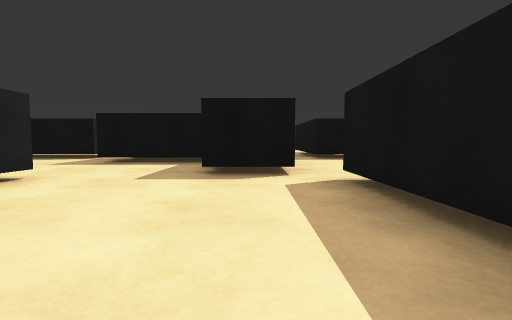
View 1 (above)

22 first-person views from a walk through a 3-D level made in the Unity game engine. The camera is 0.58 m above the floor, tilts 4° down and sees 85° across. The floor is counted in squares, 1 m on a side. Each view is taken from the middle of a square. On the plan, view 1 faces up. The plan holds only what a view shows up to about 9 squares ahead; the rest is blank. The place goes on beyond the plan. The player is left out. Some animated figures are left out.

View 2
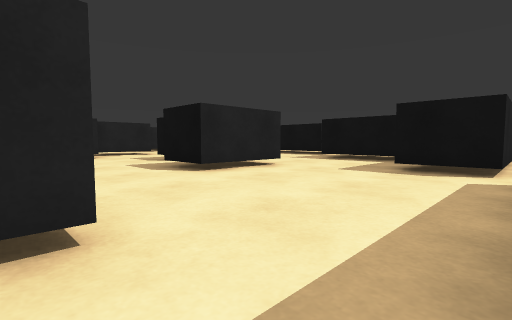

View 3
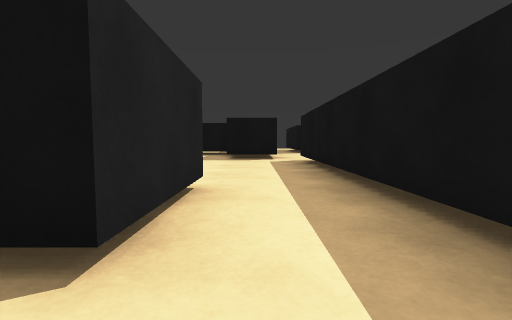

View 4
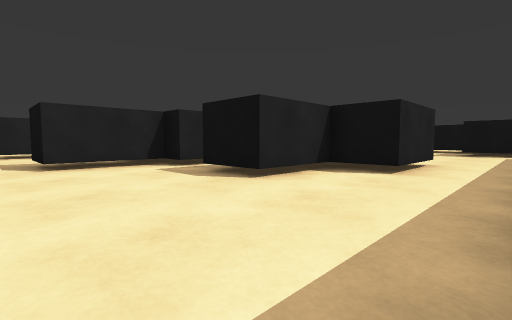

View 5
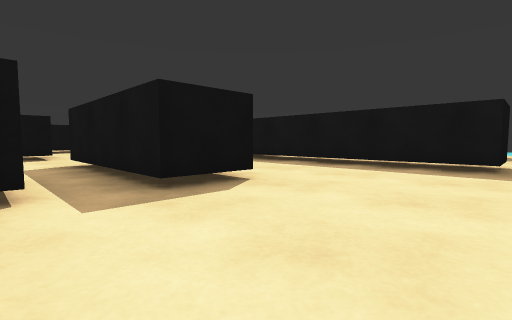

View 6
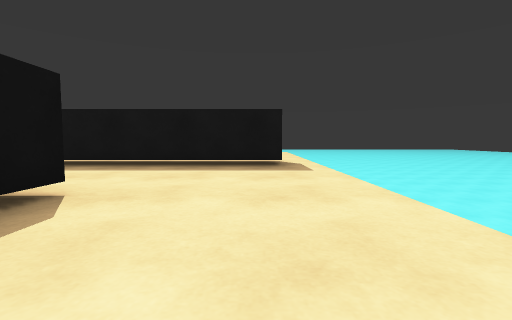

View 7
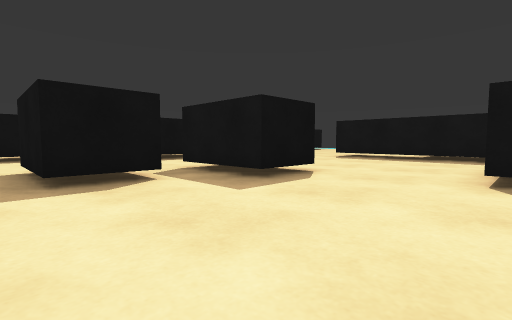

View 8
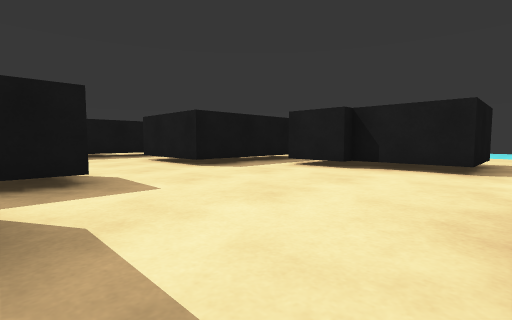

View 9
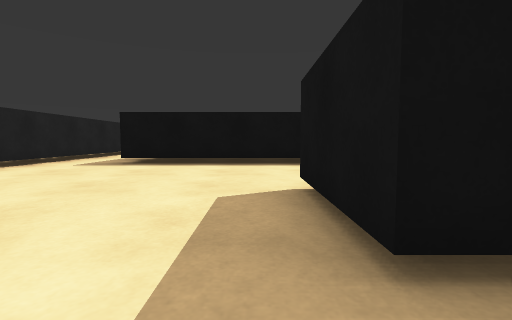

View 10
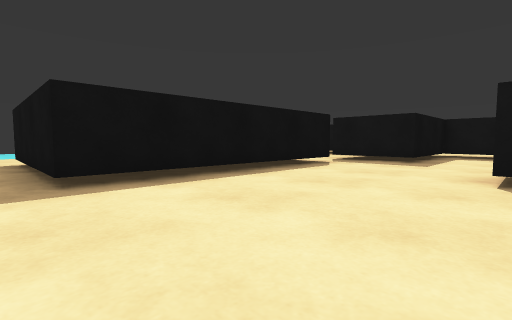

View 11
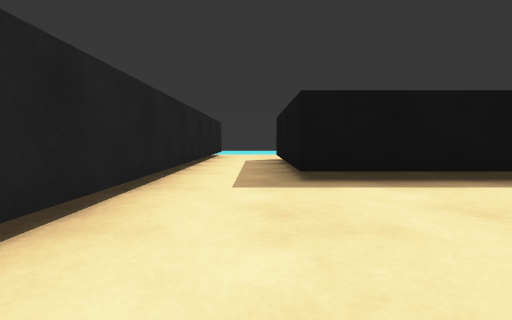

View 12
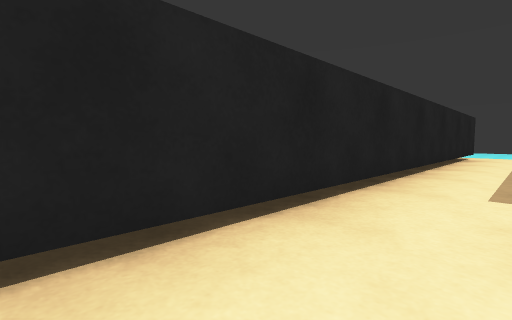

View 13
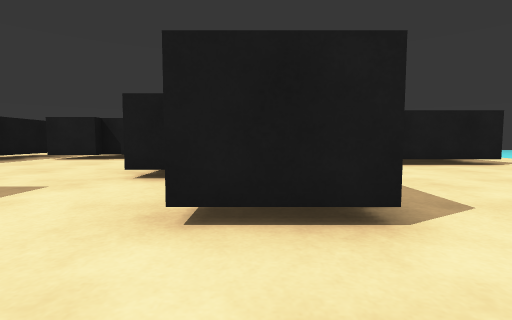

View 14
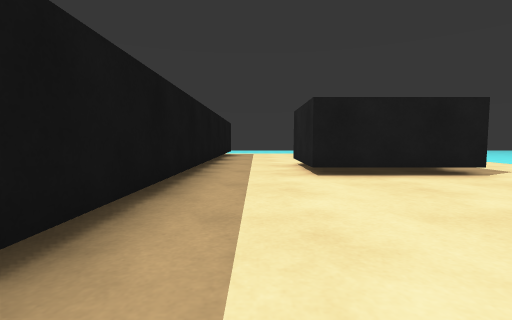

View 15
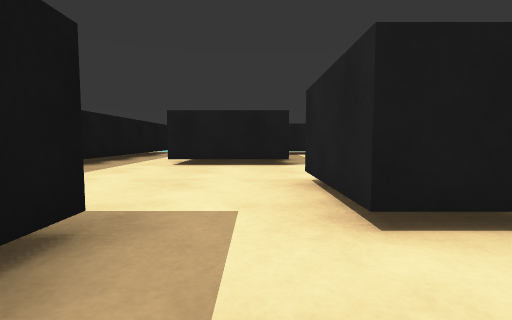

View 16
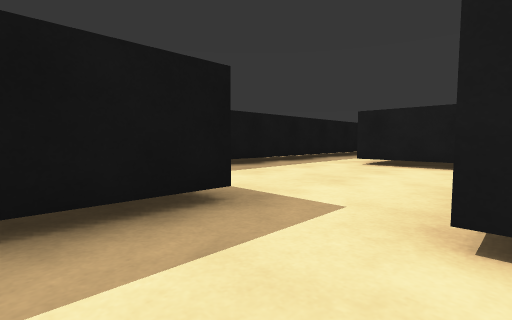

View 17
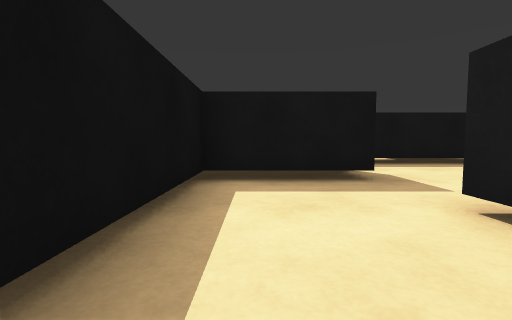

View 18
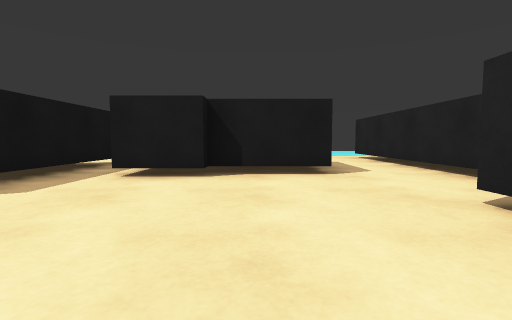

View 19
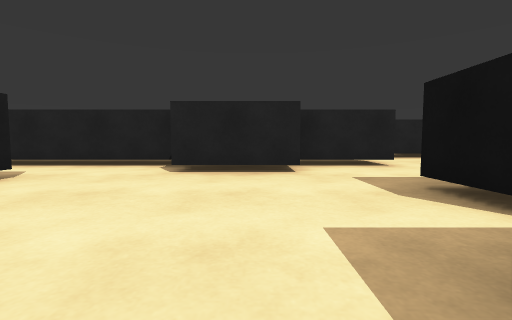

View 20
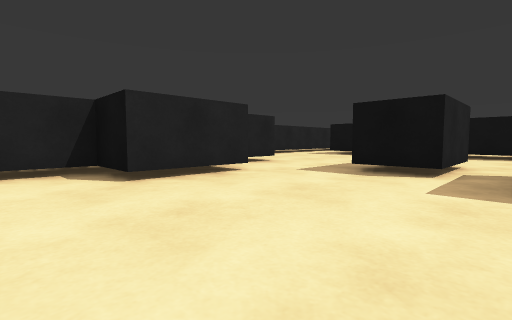

View 21
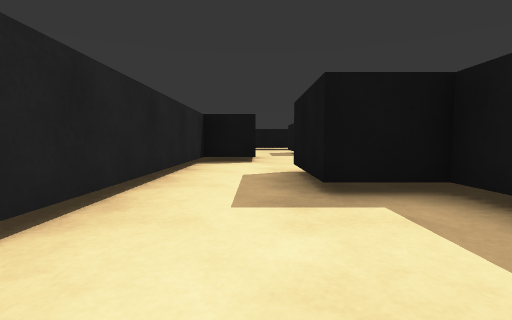

View 22
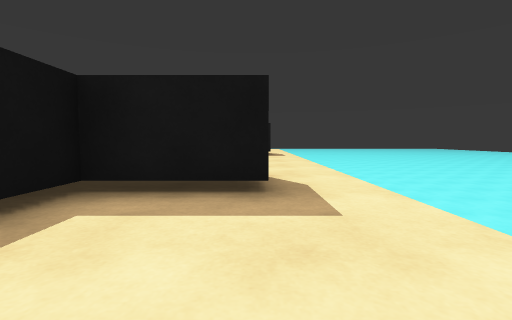

### Floor plan
Key: @ floor where view 1 was taken; # wall or solid block; . floor; v drop or lower ground; T thing the floor can be seen under or through.
Columns run from 19 left of view 1 to 3 right of it. Each row starts with its distance up from view 1.
 16      #.
 15      #.
 14      #...
 13      #..#
 12      #..#
 11      #..#
 10      #..#
  9      #..########     ##
  8      #.........#    ..
  7  #####.........#####..
  6 ....##............##..
  5  ...##......TT....##..
  4  ##....##...TTTT.....#
  3   #....##...TTTT.....#
  2   #....####...TT.....#
  1   .....####..........#
  0   .....####........@.#
 -1  .####.##.......###..#
 -2 ..   #.##.......###..#
 -3 ..   #.##..####.###..#
 -4      ..##..####.##...#
 -5      ..##..###..##...#
 -6         #...##.......#
 -7         #...##.......##
 -8           .............
 -9            vvvv vvvv

Positions as (right, up) in squares from view 1, and headings:
1: (0, 0), facing up
2: (1, -1), facing up-left
3: (0, -4), facing up
4: (1, -8), facing up-left
5: (-5, -8), facing up-right
6: (-5, -7), facing right
7: (-8, -1), facing up-right
8: (-9, 3), facing down-right
9: (-8, 2), facing up
10: (-12, 5), facing up-right
11: (-12, 5), facing up
12: (-12, 5), facing up-left
13: (-11, 6), facing down
14: (-13, 4), facing down
15: (-16, 6), facing down
16: (-17, 6), facing down-right
17: (-19, 6), facing right
18: (-7, 2), facing down
19: (-4, 1), facing left
20: (-5, -2), facing up-left
21: (-9, -8), facing up
22: (-10, -7), facing right
